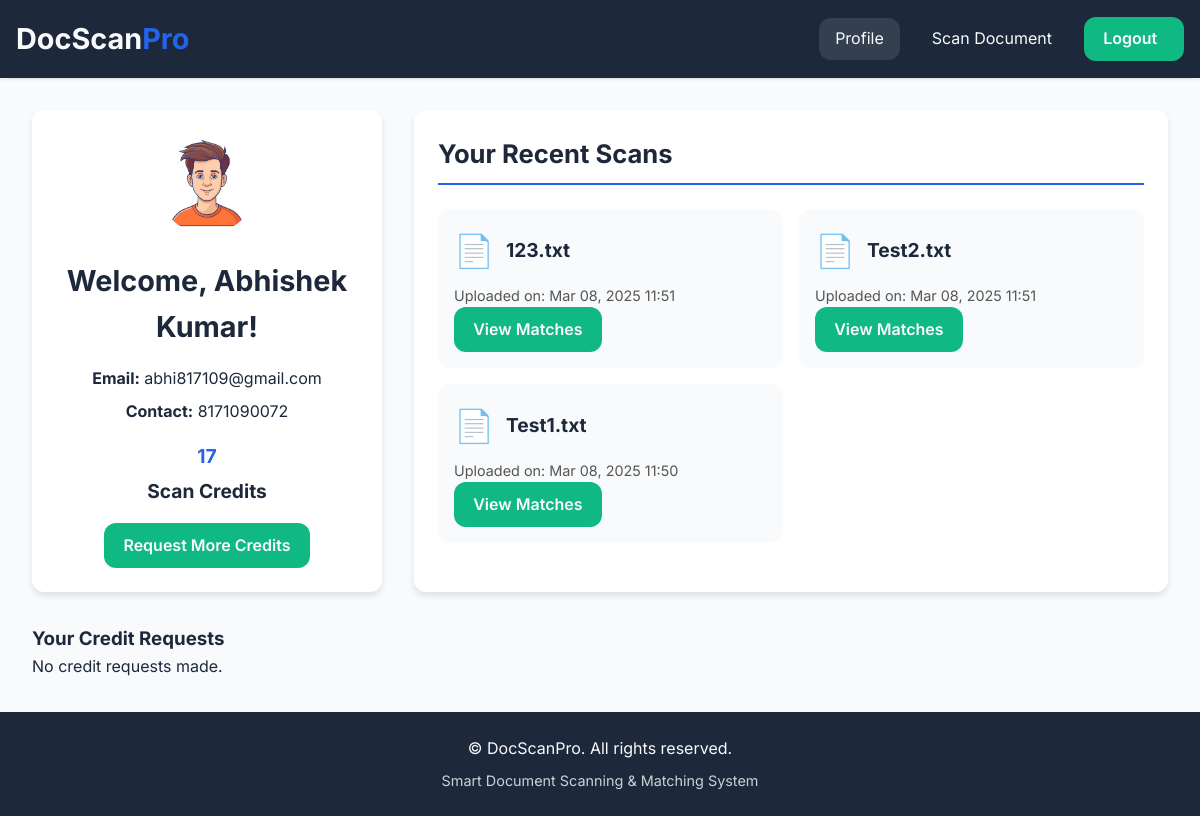
Screenshot of /profile (signed in) with the database file from the repository.
### tables this page shows
CREATE TABLE users (
            id INTEGER PRIMARY KEY AUTOINCREMENT,
            name TEXT NOT NULL,
            email TEXT UNIQUE NOT NULL,
            contact TEXT NOT NULL,
            password_hash TEXT NOT NULL,
            gender TEXT DEFAULT 'others',
            role TEXT DEFAULT 'user',
            credits INTEGER DEFAULT 20,
            last_reset DATE DEFAULT CURRENT_DATE
        );

CREATE TABLE documents (
            id INTEGER PRIMARY KEY AUTOINCREMENT,
            user_id INTEGER NOT NULL,
            filename TEXT NOT NULL,
            original_filename TEXT,
            content TEXT NOT NULL,
            upload_date DATETIME DEFAULT CURRENT_TIMESTAMP,
            FOREIGN KEY (user_id) REFERENCES users (id) ON DELETE CASCADE
        );

### blueprints/documents.py (the view)
@doc_bp.route('/profile')
def profile():
    if 'user_id' not in session:
        flash('Please log in to access your profile.', 'error')
        return redirect('/auth/login')
    conn = get_db_connection()
    cursor = conn.cursor()
    cursor.execute('SELECT * FROM users WHERE id = ?', (session['user_id'],))
    user = cursor.fetchone()
    cursor.execute('SELECT * FROM documents WHERE user_id = ? ORDER BY upload_date DESC', (session['user_id'],))
    documents = cursor.fetchall()
    cursor.execute('SELECT * FROM credit_requests WHERE user_id = ? ORDER BY request_date DESC', (session['user_id'],))
    credit_requests = cursor.fetchall()
    conn.close()
    return render_template('profile.html', user=user, documents=documents, credit_requests=credit_requests)

### app.py (called while the page is built)
@app.template_filter('file_icon')
def file_icon_filter(filename):
    ext = filename.split('.')[-1].lower()
    icons = {
        'txt': '📄', 'csv': '📊', 'doc': '📑', 'docx': '📑', 'pdf': '📘'
    }
    return icons.get(ext, '📁')

@app.template_filter('datetimeformat')
def datetime_format(value, format='%b %d, %Y %H:%M'):
    if not value:
        return ""
    if isinstance(value, str):
        try:
            value = datetime.fromisoformat(value)
        except Exception:
            return value
    return value.strftime(format)

@app.after_request
def add_security_headers(response):
    response.headers['Strict-Transport-Security'] = 'max-age=31536000; includeSubDomains'
    response.headers['X-Content-Type-Options'] = 'nosniff'
    response.headers['X-Frame-Options'] = 'DENY'
    response.headers['X-XSS-Protection'] = '1; mode=block'
    response.headers['Content-Security-Policy'] = "default-src 'self' 'unsafe-inline' https://fonts.googleapis.com https://fonts.gstatic.com"
    return response

### blueprints/documents.py (called while the page is built)
def get_db_connection():
    conn = sqlite3.connect('database.db')
    conn.row_factory = sqlite3.Row
    return conn

### templates/profile.html (shortened to what this page needs)
{% extends "base.html" %}
{% block content %}
<div class="profile-dashboard fade-in">
  <div class="user-card card">
    <div class="user-header">
      {% if user.gender == 'male' %}
        <img src="{{ url_for('static', filename='maleAvtar.png') }}" alt="Male Avatar" class="avatar">
      {% elif user.gender == 'female' %}
        <img src="{{ url_for('static', filename='femaleAvtar.png') }}" alt="Female Avatar" class="avatar">
      {% else %}
        <img src="{{ url_for('static', filename='others.png') }}" alt="Default Avatar" class="avatar">
      {% endif %}
      <h2>Welcome, {{ user.name }}!</h2>
    </div>
    <div class="user-details">
      <p><strong>Email:</strong> {{ user.email }}</p>
      <p><strong>Contact:</strong> {{ user.contact }}</p>
      <div class="credit-info">
        {% if session.role == 'admin' %}
          <span class="credit-number">Unlimited</span>
          <span class="credit-text">Scan Credits</span>
        {% else %}
          <span class="credit-number">{{ user.credits }}</span>
          <span class="credit-text">Scan Credits</span>
        {% endif %}
      </div>
      {% if session.role != 'admin' %}
        <a href="/credits/request" class="btn btn-secondary">Request More Credits</a>
      {% endif %}
    </div>
  </div>
  <div class="scans-card card">
    <h3>Your Recent Scans</h3>
    {% if documents %}
      <div class="scans-grid">
        {% for doc in documents %}
          <div class="scan-item">
            <div class="scan-header">
              <span class="file-icon">{{ doc.filename|file_icon }}</span>
              <h4>{{ (doc.original_filename or doc.filename)|truncate(25) }}</h4>
            </div>
            <div class="scan-meta">
              <p>Uploaded on: {{ doc.upload_date|datetimeformat }}</p>
              <a href="/matches/{{ doc.id }}" class="btn btn-secondary">View Matches</a>
            </div>
          </div>
        {% endfor %}
      </div>
    {% else %}
      <div class="no-scans">
        <p>You haven't scanned any documents yet.</p>
      </div>
    {% endif %}
  </div>
  <div class="requests-card card">
    <h3>Your Credit Requests</h3>
    {% if credit_requests %}
      <ul class="requests-list">
        {% for req in credit_requests %}
          <li>
            Requested <strong>{{ req.requested_credits }}</strong> credits on
            {{ req.request_date|datetimeformat }} — Status: <em>{{ req.status }}</em>
          </li>
        {% endfor %}
      </ul>
    {% else %}
      <p>No credit requests made.</p>
    {% endif %}
  </div>
</div>
{% endblock %}

### static/style.css (style rules this page uses)
:root { --primary: #2563eb; --primary-hover: #1d4ed8; --secondary: #10b981; --secondary-hover: #059669; --accent: #f59e0b; --dark: #1d293b; --light: #f8fafc; --background: #ffffff; --success: #10b981; --error: #ef4444; --warning: #f59e0b; --radius: 12px; --shadow-sm: 0 1px 3px rgba(0,0,0,0.12); --shadow-md: 0 4px 6px rgba(0,0,0,0.1); --shadow-lg: 0 10px 15px rgba(0,0,0,0.1); --transition: all 0.3s cubic-bezier(0.4, 0, 0.2, 1); }
* { margin: 0; padding: 0; box-sizing: border-box; }
body { font-family: 'Inter', system-ui, sans-serif; background: var(--light); color: var(--dark); line-height: 1.6; }
.btn { padding: 0.6rem 1.2rem; border: none; border-radius: var(--radius); cursor: pointer; font-weight: 600; transition: var(--transition); text-decoration: none; display: inline-block; }
.btn-secondary { background: var(--secondary); color: var(--light); }
.fade-in { animation: fadeIn 0.5s ease-out; }
.file-icon { font-size: 2rem; }
.profile-dashboard { display: flex; flex-wrap: wrap; gap: 2rem; max-width: 1200px; margin: 2rem auto; padding: 0 1rem; }
.user-card { flex: 1 1 300px; max-width: 350px; background: #fff; border-radius: var(--radius); box-shadow: var(--shadow-md); padding: 1.5rem; text-align: center; }
.user-card .user-header { margin-bottom: 1rem; }
.user-card .avatar { width: 100px; height: 100px; border-radius: 50%; object-fit: cover; margin-bottom: 1rem; }
.user-card h2 { font-size: 1.8rem; margin-bottom: 0.5rem; }
.user-details p { margin: 0.5rem 0; font-size: 1rem; }
.credit-info { margin: 1rem 0; font-size: 1.2rem; font-weight: bold; }
.credit-info .credit-number { color: var(--primary); display: block; margin-bottom: 0.3rem; }
.scans-card { flex: 2 1 600px; background: #fff; border-radius: var(--radius); box-shadow: var(--shadow-md); padding: 1.5rem; }
.scans-card h3 { margin-bottom: 1.5rem; font-size: 1.6rem; border-bottom: 2px solid var(--primary); padding-bottom: 0.5rem; }
.scans-grid { display: grid; grid-template-columns: repeat(auto-fill, minmax(280px, 1fr)); gap: 1rem; }
.scan-item { background: #f8fafc; border-radius: var(--radius); padding: 1rem; transition: var(--transition); }
.scan-header { display: flex; align-items: center; gap: 0.75rem; margin-bottom: 0.5rem; }
.scan-header .file-icon { font-size: 2rem; }
.scan-header h4 { font-size: 1.2rem; margin: 0; flex-grow: 1; }
.scan-meta p { font-size: 0.9rem; color: #555; }
.btn { padding: 0.6rem 1.2rem; min-width: 100px; border: none; border-radius: var(--radius); cursor: pointer; font-weight: 600; transition: var(--transition); text-decoration: none; display: inline-block; }

### rows the page displays
users: name "Abhishek Kumar", email "abhi817109@gmail.com", contact "8171090072", credits "17"
documents: filename|file_icon "📄", original_filename "123.txt", upload_date "Mar 08, 2025 11:51"
documents: filename|file_icon "📄", original_filename "Test2.txt", upload_date "Mar 08, 2025 11:51"
documents: filename|file_icon "📄", original_filename "Test1.txt", upload_date "Mar 08, 2025 11:50"
